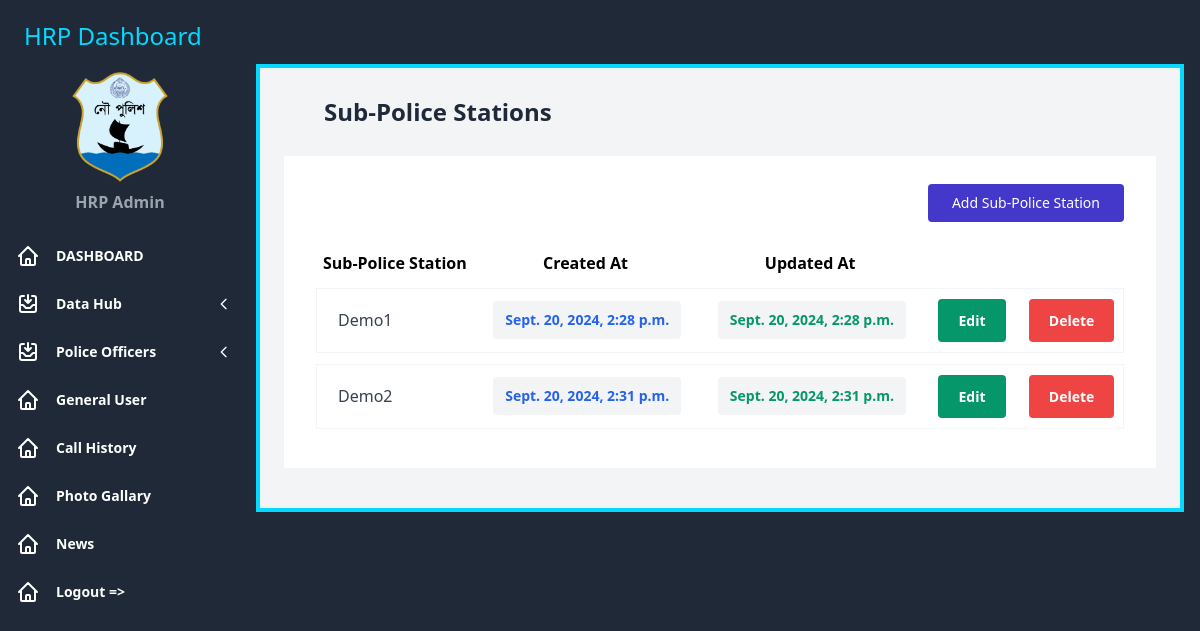
Page /sps (signed in) on the committed database.
### datahub/models.py (models this page shows, shortened)
class Thana(models.Model):
    name = models.CharField(max_length=255, blank=False, null=False)
    name_bn = models.CharField(max_length=255, blank=False, null=False)
    created_at = models.DateTimeField(auto_now_add=True)
    updated_at = models.DateTimeField(auto_now=True)

### datahub/views.py (the view)
# urls.py: path('sps', sps, name='sps'),
@login_required
def sps(request, *args, **kwargs):
    sps = Thana.objects.all()
    context = {
        'sps': sps
    }
    return render(request, 'datahub/sps.html', context)

### template/datahub/sps.html (shortened to what this page needs)
{% extends 'datahub/base.html' %}  {% block content %}
<div class="sm:px-6 w-full">
  <div class="px-4 md:px-10 py-4 md:py-7">
    <div class="flex items-center justify-between">
      <p
        tabindex="0"
        class="focus:outline-none text-base sm:text-lg md:text-xl lg:text-2xl font-bold leading-normal text-gray-800"
      >
        Sub-Police Stations
      </p>
    </div>
  </div>
  <div class="bg-white py-4 md:py-7 px-4 md:px-8 xl:px-10">
    <div class="sm:flex items-center justify-between">
      <a
        href="/sps/add"
        class="focus:ring-2 focus:ring-offset-2 focus:ring-indigo-600 mt-4 sm:mt-0 inline-flex items-start justify-start px-6 py-3 bg-indigo-700 hover:bg-indigo-600 focus:outline-none rounded"
      >
        <p class="text-sm font-medium leading-none text-white">Add Sub-Police Station</p>
      </a>
    </div>
    <div class="mt-7 overflow-x-auto">
      <table class="w-full whitespace-nowrap">
        <thead>
            <tr>
                <th>Sub-Police Station</th>
                <th>Created At</th>
                <th>Updated At</th>
                <th></th>
                <th></th>
            </tr>
            <tr class="h-3"></tr>
        </thead>
        <tbody>
            {% for e in sps %}
          <tr
            tabindex="0"
            class="focus:outline-none h-16 border border-gray-100 rounded"
          >
            <td class="">
              <div class="flex items-center pl-5">
                <p
                  class="text-base font-medium leading-none text-gray-700 mr-2"
                >
                  {{e.name}}
                </p>
              </div>
            </td>
            <td class="pl-5">
              <button
                class="font-bold py-3 px-3 text-sm focus:outline-none leading-none text-blue-600 bg-gray-100 rounded"
              >
                {{e.created_at}}
              </button>
            </td>
            <td class="pl-5">
                <button
                  class="py-3 px-3 text-sm focus:outline-none leading-none text-green-600 font-bold bg-gray-100 rounded"
                >
                  {{e.updated_at}}
                </button>
              </td>
            <td class="pl-4">
              <a
                href="/sps/edit/{{e.id}}"
                class="font-bold focus:ring-2 focus:ring-offset-2 focus:ring-red-300 text-sm leading-none text-white py-3 px-5 bg-green-600 rounded hover:bg-green-800 focus:outline-none"
              >
                Edit
              </a>
            </td>
            <td class="pl-4">
                <a
                  href="/sps/delete/{{e.id}}"
                  class="font-bold focus:ring-2 focus:ring-offset-2 focus:ring-red-300 text-sm leading-none text-white py-3 px-5 bg-red-500 rounded hover:bg-red-800 focus:outline-none"
                >
                  Delete
                </a>
              </td>
          </tr>
          <tr class="h-3"></tr>
          {% endfor %}
        </tbody>
      </table>
    </div>
  </div>
</div>
{% endblock content %}

### rows in the picture
Thana: name "Demo1", created_at "Sept. 20, 2024, 2:28 p.m.", updated_at "Sept. 20, 2024, 2:28 p.m."
Thana: name "Demo2", created_at "Sept. 20, 2024, 2:31 p.m.", updated_at "Sept. 20, 2024, 2:31 p.m."
